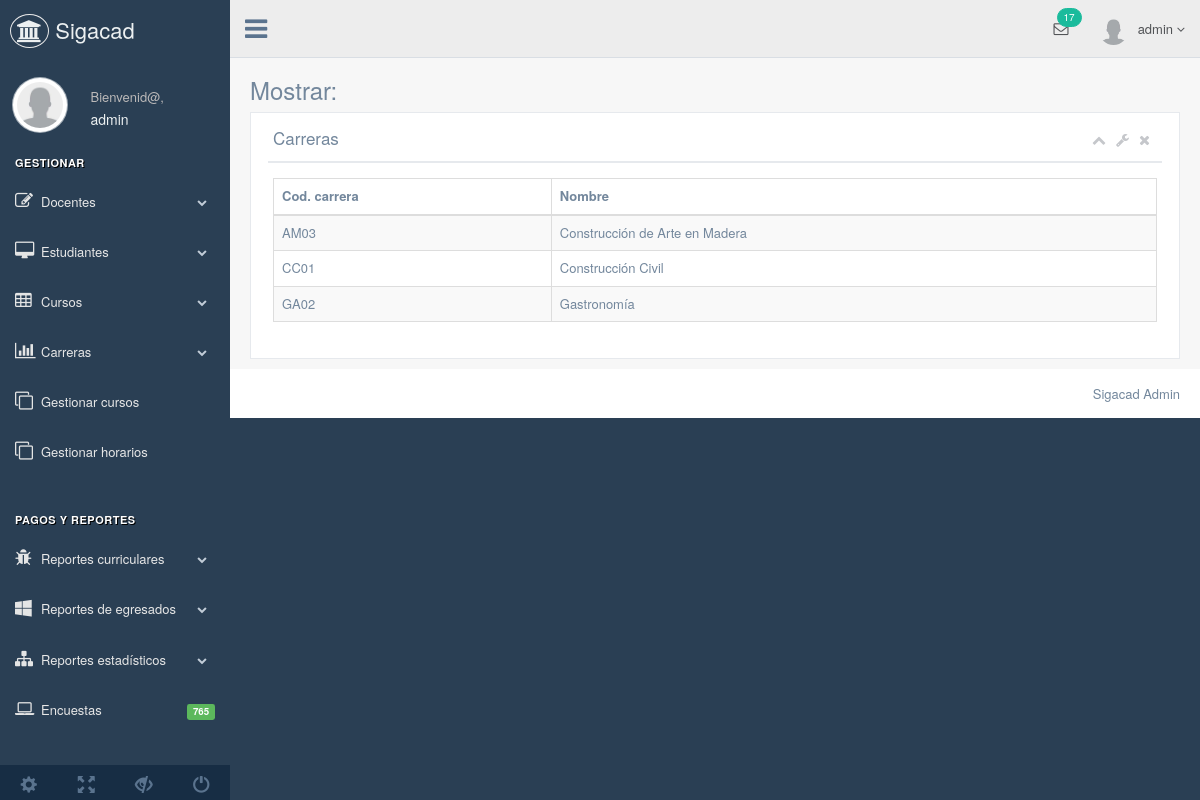
The page /views/carreras.view.php (signed in) on the database its author committed.
### tables this page shows
create table administradores (

  dni char(8) not null,
  username varchar(45) not null,
  password varchar(45) not null,

  primary key (dni)

);

create table carreras (

  codigo_mod char(7)     not null,
  codigo     varchar(8)  not null,
  nombre     varchar(45) not null,

  primary key (codigo),

  constraint fk_carr_inst foreign key (codigo_mod)
  references institutos (codigo_mod)

);

### models/Login.php (called while the page is built, shortened)
<?php
class Login extends Conectar
{
    public static function consulta ($consulta){
        $conexion_db = new mysqli(HOST,USER_NAME,PASS,DB_NAME);
        $resultado = $conexion_db->query($consulta);
        return $resultado;
    }
}

### models/Carrera.php (called while the page is built, shortened)
<?php
class Carrera extends Conectar
{
    public static function get_all (){
        $consulta = "select * from carreras";
        $conexion_db = new mysqli(HOST,USER_NAME,PASS,DB_NAME);
        $resultado = $conexion_db->query($consulta);
        return $resultado;
    }
}

### views/carreras.view.php (the view, shortened to what this page needs)
<?php
require "sidebar.view.php";
require "header.view.php";
require "../models/Carrera.php";
?>
<div class="right_col" role="main">
    <div class="">
        <div class="page-title">
            <div class="title_left">
                <h3>Mostrar:</h3>
            </div>
        </div>
        <div class="clearfix"></div>
        <div class="row">
            <div class="col-md-12 col-sm-12 col-xs-12">
                <div class="x_panel">
                    <div class="x_title">
                        <h2>Carreras</h2>
                        <ul class="nav navbar-right panel_toolbox">
                            <li><a class="collapse-link"><i class="fa fa-chevron-up"></i></a>
                            </li>
                            <li class="dropdown">
                                <a href="#" class="dropdown-toggle" data-toggle="dropdown" role="button" aria-expanded="false"><i class="fa fa-wrench"></i></a>
                            </li>
                            <li><a class="close-link"><i class="fa fa-close"></i></a>
                            </li>
                        </ul>
                        <div class="clearfix"></div>
                    </div>
                    <div class="x_content">
                        <table id="datatable-buttons" class="table table-striped table-bordered">
                            <thead>
                            <tr>
                                <th>Cod. carrera</th>
                                <th>Nombre</th>
                            </tr>
                            </thead>
                            <tbody>
                            <?php
                            $datos_todos = Carrera::get_all();
                            foreach ($datos_todos as $columna) {
                                echo "<tr>";
                                echo "<td>" . $columna["codigo"] . "</td>";
                                echo "<td>" . utf8_encode($columna["nombre"]) . "</td>";
                                echo "</tr>";
                            }
                            ?>
                            </tbody>
                        </table>
                    </div>
                </div>
            </div>
        </div>
    </div>
</div>
<?php
require "footer.view.php";
?>

### views/sidebar.view.php (shortened to what this page needs)
<?php
require "../models/Login.php";
?>
<!DOCTYPE html>
<html lang="es">
<head>
    <link href="vendors/bootstrap/dist/css/bootstrap.min.css" rel="stylesheet">
    <link href="vendors/font-awesome/css/font-awesome.min.css" rel="stylesheet">
    <link href="vendors/nprogress/nprogress.css" rel="stylesheet">
    <link href="vendors/malihu-custom-scrollbar-plugin/jquery.mCustomScrollbar.min.css" rel="stylesheet">
    <link href="build/css/custom.min.css" rel="stylesheet">
    <link href="vendors/bootstrap-datetimepicker/build/css/bootstrap-datetimepicker.css" rel="stylesheet">
    <link href="vendors/datatables.net-bs/css/dataTables.bootstrap.min.css" rel="stylesheet">
    <link href="vendors/datatables.net-buttons-bs/css/buttons.bootstrap.min.css" rel="stylesheet">
    <link href="vendors/datatables.net-fixedheader-bs/css/fixedHeader.bootstrap.min.css" rel="stylesheet">
    <link href="vendors/datatables.net-responsive-bs/css/responsive.bootstrap.min.css" rel="stylesheet">
    <link href="vendors/datatables.net-scroller-bs/css/scroller.bootstrap.min.css" rel="stylesheet">
</head>
<?php
$usuario = $_SESSION["usuario"];
$administradores = Login::consulta("select * from administradores where username='$usuario'");
$docentes = Login::consulta("select * from docentes where dni='$usuario'");
?>
<body class="nav-md">
<div class="container body">
    <div class="main_container">
        <div class="col-md-3 left_col menu_fixed">
            <div class="left_col scroll-view">
                <div class="navbar nav_title" style="border: 0;">
                    <a href="dashboard.view.php" class="site_title"><i class="fa fa-university"></i> <span>Sigacad</span></a>
                </div>
                <div class="profile clearfix">
                    <div class="profile_pic">
                        <img src="images/user.png" alt="..." class="img-circle profile_img">
                    </div>
                    <div class="profile_info">
                        <span>Bienvenid@,</span>
                        <h2>
                            <?php
                            if ($administradores->num_rows){
                                $saludo = Login::consulta("select username from administradores where username='$usuario'");
                                foreach ($saludo as $columna)
                                    echo utf8_encode($columna["username"]);
                            }
                            ?>
                        </h2>
                    </div>
                </div>
                <br />
                <div id="sidebar-menu" class="main_menu_side hidden-print main_menu">
                    <?php if ($administradores->num_rows): ?>
                        <div class="menu_section">
                            <h3>Gestionar</h3>
                            <ul class="nav side-menu">
                                <li><a><i class="fa fa-edit"></i>Docentes<span class="fa fa-chevron-down"></span></a>
                                </li>
                                <li><a><i class="fa fa-desktop"></i>Estudiantes<span class="fa fa-chevron-down"></span></a>
                                </li>
                                <li><a><i class="fa fa-table"></i>Cursos<span class="fa fa-chevron-down"></span></a>
                                </li>
                                <li><a><i class="fa fa-bar-chart-o"></i>Carreras<span class="fa fa-chevron-down"></span></a>
                                </li>
                                <li><a href="docentes_cursos.view.php"><i class="fa fa-clone"></i>Gestionar cursos<span class="label label-success pull-right"></span></a></li>
                                <li><a><i class="fa fa-clone"></i>Gestionar horarios<span class="label label-success pull-right"></span></a></li>
                            </ul>
                        </div>
                        <div class="menu_section">
                            <h3>Pagos y Reportes</h3>
                            <ul class="nav side-menu">
                                <li><a><i class="fa fa-bug"></i>Reportes curriculares<span class="fa fa-chevron-down"></span></a>
                                </li>
                                <li><a><i class="fa fa-windows"></i>Reportes de egresados<span class="fa fa-chevron-down"></span></a>
                                </li>
                                <li><a><i class="fa fa-sitemap"></i>Reportes estadísticos<span class="fa fa-chevron-down"></span></a>
                                </li>
                                <li><a href="javascript:void(0)"><i class="fa fa-laptop"></i>Encuestas<span class="label label-success pull-right">765</span></a></li>
                            </ul>
                        </div>
                    <?php elseif ($docentes->num_rows):?>
                        <h4>NADA POR AQUI, ESTE ES DOCENTE<BR></h4>
                    <?php endif;?>
                </div>
                <div class="sidebar-footer hidden-small">
                    <a data-toggle="tooltip" data-placement="top" title="Configuraciones">
                        <span class="glyphicon glyphicon-cog" aria-hidden="true"></span>
                    </a>
                    <a data-toggle="tooltip" data-placement="top" title="FullScreen">
                        <span class="glyphicon glyphicon-fullscreen" aria-hidden="true"></span>
                    </a>
                    <a data-toggle="tooltip" data-placement="top" title="Bloquear">
                        <span class="glyphicon glyphicon-eye-close" aria-hidden="true"></span>
                    </a>
                    <a data-toggle="tooltip" data-placement="top" title="Salir" href="../controllers/logout.php">
                        <span class="glyphicon glyphicon-off" aria-hidden="true"></span>
                    </a>
                </div>

### rows shown on the page
administradores: username "admin"
carreras: codigo "AM03", nombre "Construcción de Arte en Madera"
carreras: codigo "CC01", nombre "Construcción Civil"
carreras: codigo "GA02", nombre "Gastronomía"

### other values the page prints
$_SESSION["usuario"] "admin"
